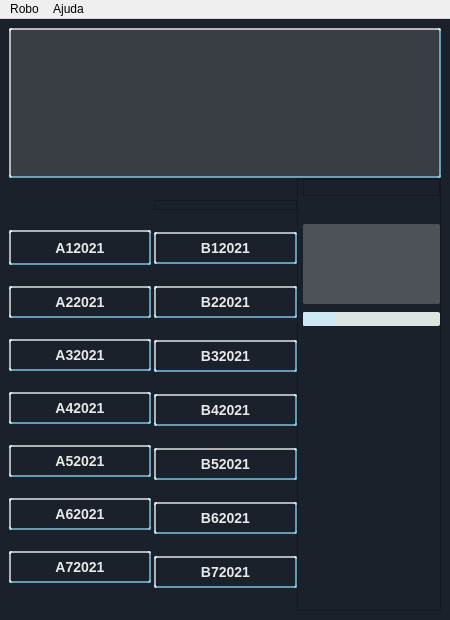
<?xml version="1.0" encoding="UTF-8"?>
<ui version="4.0">
 <class>MainWindow</class>
 <widget class="QMainWindow" name="MainWindow">
  <property name="geometry">
   <rect>
    <x>0</x>
    <y>0</y>
    <width>450</width>
    <height>620</height>
   </rect>
  </property>
  <property name="minimumSize">
   <size>
    <width>450</width>
    <height>0</height>
   </size>
  </property>
  <property name="maximumSize">
   <size>
    <width>850</width>
    <height>16777215</height>
   </size>
  </property>
  <property name="windowTitle">
   <string>MainWindow</string>
  </property>
  <property name="styleSheet">
   <string notr="true"/>
  </property>
  <widget class="QWidget" name="centralwidget">
   <property name="minimumSize">
    <size>
     <width>450</width>
     <height>0</height>
    </size>
   </property>
   <property name="maximumSize">
    <size>
     <width>850</width>
     <height>16777215</height>
    </size>
   </property>
   <property name="styleSheet">
    <string notr="true">color: rgb(232, 232, 232);
background-color: rgb(26, 33, 42);</string>
   </property>
   <layout class="QVBoxLayout" name="verticalLayout_2">
    <item>
     <layout class="QVBoxLayout" name="verticalLayout">
      <property name="spacing">
       <number>0</number>
      </property>
      <item>
       <widget class="QFrame" name="frame">
        <property name="minimumSize">
         <size>
          <width>0</width>
          <height>150</height>
         </size>
        </property>
        <property name="maximumSize">
         <size>
          <width>16777215</width>
          <height>150</height>
         </size>
        </property>
        <property name="frameShape">
         <enum>QFrame::NoFrame</enum>
        </property>
        <property name="frameShadow">
         <enum>QFrame::Plain</enum>
        </property>
        <layout class="QHBoxLayout" name="horizontalLayout_3">
         <property name="spacing">
          <number>0</number>
         </property>
         <property name="leftMargin">
          <number>0</number>
         </property>
         <property name="topMargin">
          <number>0</number>
         </property>
         <property name="rightMargin">
          <number>0</number>
         </property>
         <property name="bottomMargin">
          <number>0</number>
         </property>
         <item>
          <widget class="QLabel" name="TxtLog">
           <property name="styleSheet">
            <string notr="true">QLabel{
background:none;
background-color: rgba(146, 146, 146, 65); 
border-style: outset;
border-width: 2px;
border-radius: 2px;
border-color: rgba(140, 219, 255,167);
 font: bold 14px;

}

</string>
           </property>
           <property name="text">
            <string/>
           </property>
          </widget>
         </item>
        </layout>
       </widget>
      </item>
      <item>
       <widget class="QFrame" name="frame_2">
        <property name="frameShape">
         <enum>QFrame::NoFrame</enum>
        </property>
        <property name="frameShadow">
         <enum>QFrame::Plain</enum>
        </property>
        <layout class="QHBoxLayout" name="horizontalLayout_2">
         <property name="spacing">
          <number>0</number>
         </property>
         <property name="leftMargin">
          <number>0</number>
         </property>
         <property name="topMargin">
          <number>0</number>
         </property>
         <property name="rightMargin">
          <number>0</number>
         </property>
         <property name="bottomMargin">
          <number>0</number>
         </property>
         <item>
          <layout class="QHBoxLayout" name="horizontalLayout">
           <property name="spacing">
            <number>0</number>
           </property>
           <item>
            <widget class="QFrame" name="frame_6">
             <property name="styleSheet">
              <string notr="true">frame_6::QPushButton{
  
    border-style: outset;
    border-width: 2px;
    border-radius: 2px;
   
	border-color: rgba(140, 219, 255,167);
    font: bold 14px;
    min-width: 4em;
    padding: 6px;
}

</string>
             </property>
             <property name="frameShape">
              <enum>QFrame::NoFrame</enum>
             </property>
             <property name="frameShadow">
              <enum>QFrame::Plain</enum>
             </property>
             <property name="lineWidth">
              <number>1</number>
             </property>
             <property name="midLineWidth">
              <number>0</number>
             </property>
             <layout class="QGridLayout" name="gridLayout_3">
              <property name="leftMargin">
               <number>0</number>
              </property>
              <property name="topMargin">
               <number>0</number>
              </property>
              <property name="rightMargin">
               <number>1</number>
              </property>
              <property name="bottomMargin">
               <number>0</number>
              </property>
              <property name="spacing">
               <number>0</number>
              </property>
              <item row="5" column="0">
               <widget class="QPushButton" name="A52021">
                <property name="styleSheet">
                 <string notr="true">QPushButton{
   
    border-style: outset;
    border-width: 2px;
    border-radius: 2px;
   
	border-color: rgba(140, 219, 255,167);
    font: bold 14px;
    min-width: 4em;
    padding: 6px;
}</string>
                </property>
                <property name="text">
                 <string>A52021</string>
                </property>
               </widget>
              </item>
              <item row="3" column="0">
               <widget class="QPushButton" name="A32021">
                <property name="styleSheet">
                 <string notr="true">QPushButton{
   
    border-style: outset;
    border-width: 2px;
    border-radius: 2px;
   
	border-color: rgba(140, 219, 255,167);
    font: bold 14px;
    min-width: 4em;
    padding: 6px;
}</string>
                </property>
                <property name="text">
                 <string>A32021</string>
                </property>
               </widget>
              </item>
              <item row="6" column="0">
               <widget class="QPushButton" name="A62021">
                <property name="styleSheet">
                 <string notr="true">QPushButton{
   
    border-style: outset;
    border-width: 2px;
    border-radius: 2px;
   
	border-color: rgba(140, 219, 255,167);
    font: bold 14px;
    min-width: 4em;
    padding: 6px;
}</string>
                </property>
                <property name="text">
                 <string>A62021</string>
                </property>
               </widget>
              </item>
              <item row="7" column="0">
               <widget class="QPushButton" name="A72021">
                <property name="styleSheet">
                 <string notr="true">QPushButton{
   
    border-style: outset;
    border-width: 2px;
    border-radius: 2px;
   
	border-color: rgba(140, 219, 255,167);
    font: bold 14px;
    min-width: 4em;
    padding: 6px;
}</string>
                </property>
                <property name="text">
                 <string>A72021</string>
                </property>
               </widget>
              </item>
              <item row="4" column="0">
               <widget class="QPushButton" name="A42021">
                <property name="styleSheet">
                 <string notr="true">QPushButton{
   
    border-style: outset;
    border-width: 2px;
    border-radius: 2px;
   
	border-color: rgba(140, 219, 255,167);
    font: bold 14px;
    min-width: 4em;
    padding: 6px;
}</string>
                </property>
                <property name="text">
                 <string>A42021</string>
                </property>
               </widget>
              </item>
              <item row="1" column="0">
               <widget class="QPushButton" name="A122021">
                <property name="minimumSize">
                 <size>
                  <width>92</width>
                  <height>0</height>
                 </size>
                </property>
                <property name="maximumSize">
                 <size>
                  <width>142</width>
                  <height>35</height>
                 </size>
                </property>
                <property name="autoFillBackground">
                 <bool>false</bool>
                </property>
                <property name="styleSheet">
                 <string notr="true">QPushButton{
   
    border-style: outset;
    border-width: 2px;
    border-radius: 2px;
   
	border-color: rgba(140, 219, 255,167);
    font: bold 14px;
    min-width: 4em;
    padding: 6px;
}</string>
                </property>
                <property name="text">
                 <string>A12021</string>
                </property>
               </widget>
              </item>
              <item row="2" column="0">
               <widget class="QPushButton" name="A22021">
                <property name="styleSheet">
                 <string notr="true">QPushButton{
   
    border-style: outset;
    border-width: 2px;
    border-radius: 2px;
   
	border-color: rgba(140, 219, 255,167);
    font: bold 14px;
    min-width: 4em;
    padding: 6px;
}</string>
                </property>
                <property name="text">
                 <string>A22021</string>
                </property>
               </widget>
              </item>
              <item row="0" column="0">
               <widget class="QFrame" name="frame_11">
                <property name="minimumSize">
                 <size>
                  <width>0</width>
                  <height>10</height>
                 </size>
                </property>
                <property name="maximumSize">
                 <size>
                  <width>16777215</width>
                  <height>10</height>
                 </size>
                </property>
                <property name="frameShape">
                 <enum>QFrame::NoFrame</enum>
                </property>
                <property name="frameShadow">
                 <enum>QFrame::Plain</enum>
                </property>
               </widget>
              </item>
             </layout>
            </widget>
           </item>
           <item>
            <widget class="QFrame" name="frame_4">
             <property name="frameShape">
              <enum>QFrame::NoFrame</enum>
             </property>
             <property name="frameShadow">
              <enum>QFrame::Plain</enum>
             </property>
             <layout class="QGridLayout" name="gridLayout_2">
              <property name="leftMargin">
               <number>1</number>
              </property>
              <property name="topMargin">
               <number>0</number>
              </property>
              <property name="rightMargin">
               <number>0</number>
              </property>
              <property name="bottomMargin">
               <number>0</number>
              </property>
              <property name="spacing">
               <number>0</number>
              </property>
              <item row="1" column="0">
               <widget class="QPushButton" name="B12021">
                <property name="styleSheet">
                 <string notr="true">QPushButton{
   
    border-style: outset;
    border-width: 2px;
    border-radius: 2px;
   
	border-color: rgba(140, 219, 255,167);
    font: bold 14px;
    min-width: 4em;
    padding: 6px;
}</string>
                </property>
                <property name="text">
                 <string>B12021</string>
                </property>
               </widget>
              </item>
              <item row="3" column="0">
               <widget class="QPushButton" name="B32021">
                <property name="styleSheet">
                 <string notr="true">QPushButton{
   
    border-style: outset;
    border-width: 2px;
    border-radius: 2px;
   
	border-color: rgba(140, 219, 255,167);
    font: bold 14px;
    min-width: 4em;
    padding: 6px;
}</string>
                </property>
                <property name="text">
                 <string>B32021</string>
                </property>
               </widget>
              </item>
              <item row="0" column="0">
               <widget class="QFrame" name="frame_12">
                <property name="minimumSize">
                 <size>
                  <width>0</width>
                  <height>10</height>
                 </size>
                </property>
                <property name="maximumSize">
                 <size>
                  <width>16777215</width>
                  <height>10</height>
                 </size>
                </property>
                <property name="frameShape">
                 <enum>QFrame::StyledPanel</enum>
                </property>
                <property name="frameShadow">
                 <enum>QFrame::Raised</enum>
                </property>
               </widget>
              </item>
              <item row="2" column="0">
               <widget class="QPushButton" name="B22021">
                <property name="styleSheet">
                 <string notr="true">QPushButton{
   
    border-style: outset;
    border-width: 2px;
    border-radius: 2px;
   
	border-color: rgba(140, 219, 255,167);
    font: bold 14px;
    min-width: 4em;
    padding: 6px;
}</string>
                </property>
                <property name="text">
                 <string>B22021</string>
                </property>
               </widget>
              </item>
              <item row="4" column="0">
               <widget class="QPushButton" name="B42021">
                <property name="styleSheet">
                 <string notr="true">QPushButton{
   
    border-style: outset;
    border-width: 2px;
    border-radius: 2px;
   
	border-color: rgba(140, 219, 255,167);
    font: bold 14px;
    min-width: 4em;
    padding: 6px;
}</string>
                </property>
                <property name="text">
                 <string>B42021</string>
                </property>
               </widget>
              </item>
              <item row="7" column="0">
               <widget class="QPushButton" name="B72021">
                <property name="styleSheet">
                 <string notr="true">QPushButton{
   
    border-style: outset;
    border-width: 2px;
    border-radius: 2px;
   
	border-color: rgba(140, 219, 255,167);
    font: bold 14px;
    min-width: 4em;
    padding: 6px;
}</string>
                </property>
                <property name="text">
                 <string>B72021</string>
                </property>
               </widget>
              </item>
              <item row="5" column="0">
               <widget class="QPushButton" name="B52021">
                <property name="styleSheet">
                 <string notr="true">QPushButton{
   
    border-style: outset;
    border-width: 2px;
    border-radius: 2px;
   
	border-color: rgba(140, 219, 255,167);
    font: bold 14px;
    min-width: 4em;
    padding: 6px;
}</string>
                </property>
                <property name="text">
                 <string>B52021</string>
                </property>
               </widget>
              </item>
              <item row="6" column="0">
               <widget class="QPushButton" name="B62021">
                <property name="styleSheet">
                 <string notr="true">QPushButton{
   
    border-style: outset;
    border-width: 2px;
    border-radius: 2px;
   
	border-color: rgba(140, 219, 255,167);
    font: bold 14px;
    min-width: 4em;
    padding: 6px;
}</string>
                </property>
                <property name="text">
                 <string>B62021</string>
                </property>
               </widget>
              </item>
             </layout>
            </widget>
           </item>
           <item>
            <widget class="QFrame" name="frame_5">
             <property name="frameShape">
              <enum>QFrame::StyledPanel</enum>
             </property>
             <property name="frameShadow">
              <enum>QFrame::Raised</enum>
             </property>
             <layout class="QVBoxLayout" name="verticalLayout_3">
              <property name="spacing">
               <number>0</number>
              </property>
              <property name="leftMargin">
               <number>5</number>
              </property>
              <property name="topMargin">
               <number>0</number>
              </property>
              <property name="rightMargin">
               <number>0</number>
              </property>
              <property name="bottomMargin">
               <number>0</number>
              </property>
              <item>
               <widget class="QFrame" name="frame_3">
                <property name="minimumSize">
                 <size>
                  <width>0</width>
                  <height>17</height>
                 </size>
                </property>
                <property name="maximumSize">
                 <size>
                  <width>16777215</width>
                  <height>17</height>
                 </size>
                </property>
                <property name="frameShape">
                 <enum>QFrame::StyledPanel</enum>
                </property>
                <property name="frameShadow">
                 <enum>QFrame::Raised</enum>
                </property>
               </widget>
              </item>
              <item>
               <widget class="QFrame" name="frame_7">
                <property name="styleSheet">
                 <string notr="true">background-color: rgb(26, 33, 42);
color: rgb(85, 85, 127);</string>
                </property>
                <property name="frameShape">
                 <enum>QFrame::NoFrame</enum>
                </property>
                <property name="frameShadow">
                 <enum>QFrame::Plain</enum>
                </property>
                <layout class="QGridLayout" name="gridLayout_4">
                 <property name="leftMargin">
                  <number>0</number>
                 </property>
                 <property name="topMargin">
                  <number>0</number>
                 </property>
                 <property name="rightMargin">
                  <number>0</number>
                 </property>
                 <property name="bottomMargin">
                  <number>0</number>
                 </property>
                 <property name="verticalSpacing">
                  <number>0</number>
                 </property>
                 <item row="1" column="0" colspan="2">
                  <widget class="QLabel" name="TxtLoad">
                   <property name="minimumSize">
                    <size>
                     <width>0</width>
                     <height>80</height>
                    </size>
                   </property>
                   <property name="maximumSize">
                    <size>
                     <width>16777215</width>
                     <height>80</height>
                    </size>
                   </property>
                   <property name="styleSheet">
                    <string notr="true">QLabel{
color: rgb(61, 61, 91);
background-color: rgba(175, 175, 175,87);
border-width: 2px;
border-radius: 2px;
border-color: rgba(140, 219, 255,167);

}</string>
                   </property>
                   <property name="text">
                    <string/>
                   </property>
                  </widget>
                 </item>
                 <item row="2" column="0" colspan="2">
                  <widget class="QProgressBar" name="progressBar">
                   <property name="minimumSize">
                    <size>
                     <width>0</width>
                     <height>14</height>
                    </size>
                   </property>
                   <property name="maximumSize">
                    <size>
                     <width>16777215</width>
                     <height>14</height>
                    </size>
                   </property>
                   <property name="styleSheet">
                    <string notr="true">QProgressBar{

background-color: rgb(220, 228, 225);	
border-radius:2px;
}

QProgressBar::chunk{
	background-color: rgba(194, 234, 255,158);
}</string>
                   </property>
                   <property name="value">
                    <number>24</number>
                   </property>
                   <property name="textVisible">
                    <bool>false</bool>
                   </property>
                  </widget>
                 </item>
                 <item row="0" column="0">
                  <spacer name="verticalSpacer">
                   <property name="orientation">
                    <enum>Qt::Vertical</enum>
                   </property>
                   <property name="sizeType">
                    <enum>QSizePolicy::Fixed</enum>
                   </property>
                   <property name="sizeHint" stdset="0">
                    <size>
                     <width>20</width>
                     <height>20</height>
                    </size>
                   </property>
                  </spacer>
                 </item>
                </layout>
               </widget>
              </item>
              <item>
               <widget class="QFrame" name="frmLeft2">
                <property name="styleSheet">
                 <string notr="true">background-color: rgb(26, 33, 42);
color: rgb(85, 85, 127);</string>
                </property>
                <property name="frameShape">
                 <enum>QFrame::NoFrame</enum>
                </property>
                <property name="frameShadow">
                 <enum>QFrame::Plain</enum>
                </property>
               </widget>
              </item>
              <item alignment="Qt::AlignVCenter">
               <widget class="QFrame" name="frame_9">
                <property name="maximumSize">
                 <size>
                  <width>16777215</width>
                  <height>16777215</height>
                 </size>
                </property>
                <property name="styleSheet">
                 <string notr="true">background-color: rgb(23, 29, 37);
color: rgb(85, 85, 127);</string>
                </property>
                <property name="frameShape">
                 <enum>QFrame::NoFrame</enum>
                </property>
                <property name="frameShadow">
                 <enum>QFrame::Plain</enum>
                </property>
                <layout class="QGridLayout" name="gridLayout">
                 <property name="leftMargin">
                  <number>0</number>
                 </property>
                 <property name="topMargin">
                  <number>0</number>
                 </property>
                 <property name="rightMargin">
                  <number>0</number>
                 </property>
                 <property name="bottomMargin">
                  <number>0</number>
                 </property>
                 <property name="spacing">
                  <number>0</number>
                 </property>
                </layout>
               </widget>
              </item>
             </layout>
            </widget>
           </item>
          </layout>
         </item>
        </layout>
       </widget>
      </item>
     </layout>
    </item>
   </layout>
  </widget>
  <widget class="QMenuBar" name="menubar">
   <property name="geometry">
    <rect>
     <x>0</x>
     <y>0</y>
     <width>450</width>
     <height>22</height>
    </rect>
   </property>
   <widget class="QMenu" name="menuRobo">
    <property name="title">
     <string>Robo</string>
    </property>
    <addaction name="actionAdd_Tape"/>
    <addaction name="actionLoad_Tape"/>
    <addaction name="separator"/>
    <addaction name="actionExit"/>
   </widget>
   <widget class="QMenu" name="menuAjuda">
    <property name="title">
     <string>Ajuda</string>
    </property>
    <addaction name="actionManual"/>
    <addaction name="separator"/>
    <addaction name="actionSobre"/>
   </widget>
   <addaction name="menuRobo"/>
   <addaction name="menuAjuda"/>
  </widget>
  <action name="actionAdd_Tape">
   <property name="text">
    <string>Add Tape</string>
   </property>
  </action>
  <action name="actionLoad_Tape">
   <property name="text">
    <string>Load Tape</string>
   </property>
  </action>
  <action name="actionExit">
   <property name="text">
    <string>Exit</string>
   </property>
  </action>
  <action name="actionManual">
   <property name="text">
    <string>Manual</string>
   </property>
  </action>
  <action name="actionSobre">
   <property name="text">
    <string>Sobre </string>
   </property>
  </action>
 </widget>
 <resources>
  <include location="../imgs/roborc.qrc"/>
 </resources>
 <connections>
  <connection>
   <sender>actionExit</sender>
   <signal>triggered()</signal>
   <receiver>MainWindow</receiver>
   <slot>close()</slot>
   <hints>
    <hint type="sourcelabel">
     <x>-1</x>
     <y>-1</y>
    </hint>
    <hint type="destinationlabel">
     <x>224</x>
     <y>299</y>
    </hint>
   </hints>
  </connection>
 </connections>
</ui>
